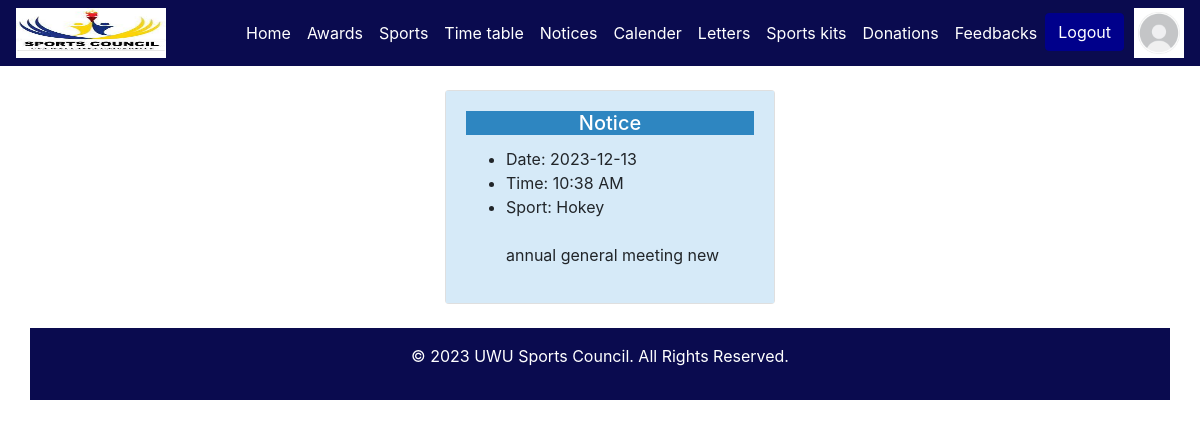
The app's page /players.php (signed in) with its own data.
### tables this page shows
CREATE TABLE `user` (
  `id` int(20) NOT NULL,
  `sport` varchar(255) NOT NULL,
  `role` varchar(255) NOT NULL,
  `date` date NOT NULL,
  `time` time NOT NULL,
  `description` text NOT NULL
);

### players.php (the view, shortened to what this page needs)
<!DOCTYPE html>
<html>
<head>
  <link rel="stylesheet" href="https://maxcdn.bootstrapcdn.com/bootstrap/4.5.2/css/bootstrap.min.css">
      <link rel="stylesheet" href="https://cdn.jsdelivr.net/npm/bootstrap@4.3.1/dist/css/bootstrap.min.css">
</head>
<body>
<nav class="navbar navbar-expand-lg navbar-light">
  <img style="width:150px; height:50px;" src="images/logo.jpg">
  <div class="collapse navbar-collapse" id="navbarNav">
    <ul class="navbar-nav ml-auto">
      <li class="nav-item active">
        <a class="nav-link" href="home_page.php">Home <span class="sr-only">(current)</span></a>
      </li>
       <li class="nav-item">
        <a class="nav-link" href="awards.php">Awards</a>
      </li>
      <li class="nav-item">
      <a class="nav-link" href="./sports/Frontend/index.php">Sports</a>
      </li>
      <li class="nav-item">
        <a class="nav-link" href="Page/1.php">Time table</a>
      </li>
      <li class="nav-item">
        <a class="nav-link" href="players.php">Notices</a>
      </li>
      <li class="nav-item">
        <a class="nav-link" href="Tournements.php">Calender</a>
      </li>
      <li class="nav-item">
        <a class="nav-link" href="letter.php">Letters</a>
      </li>
      <li class="nav-item">
        <a class="nav-link" href="sport_kit.php">Sports kits</a>
      </li>
      <li class="nav-item">
        <a class="nav-link" href="donation.php">Donations</a>
      </li>
       <li class="nav-item">
        <a class="nav-link" href="feedback_page.php">Feedbacks</a>
      </li>
      <li class="nav-item">
      <a style="background-color:darkblue; border-color: darkblue; margin-right: 10px;" href="logout.php" class="btn btn-dark">Logout</a>
      </li>
    </ul>
  </div>
  <a class="nav-item" href="profile.php">
  <img class="rounded-profile" src="images/profile1.jpg" alt="Profile Icon" style="width:50px; height:50px;">
</a>
</nav>
    <div class="container-fluid">
    <div class="container-fluid">
    <div class="row justify-content-center">
      <div class="col-lg-12">
                <?php
                include("DbConnector.php");
                $sql = "SELECT id, sport, date, time, description FROM `user`";
                $result = mysqli_query($con, $sql);
                while ($row = mysqli_fetch_array($result)) {
                    $capitalizedSport = ucfirst($row['sport']);
                ?>
                    <br>
                    <div class="col-sm-8 ">
                        <div style="margin-left: 400px;" class="card">
                            <div style="background-color:#D6EAF8;" class="card-body text-bg-light">
                                <h5 style="background-color:#2E86C1; text-align: center; color: white;" class="card-title text-bg-secondary">Notice</h5>
                                <ul class="">
                                    <li>Date: <?php echo $row['date']; ?></li>
                                    <li>Time: <?php echo date('g:i A', strtotime($row['time'])); ?></li>
                                    <li>Sport: <?php echo $capitalizedSport; ?></li>
                                    <br>
                                    <p class="card-text"><?php echo $row['description']; ?></p>
                                </ul>
                            </div>
                        </div>
                    </div>
                    <br>
                <?php } ?>
<footer style="background-color: #0A0B4F;" class="text-white text-center py-3">
    <div class="container-fluid">
      <div class="row">
        <div class="col">
          <p>&copy; 2023 UWU Sports Council. All Rights Reserved.</p>
        </div>
      </div>
    </div>
  </footer>
        </div>
    </div>
</body>
</html>

### players.php (style rules this page uses)
.navbar-nav .nav-link { color: white !important; }
.navbar { background-color:#0A0B4F; }

### records on screen
user: date "2023-12-13", time "10:38 AM", sport "Hokey", description "annual general meeting new"
